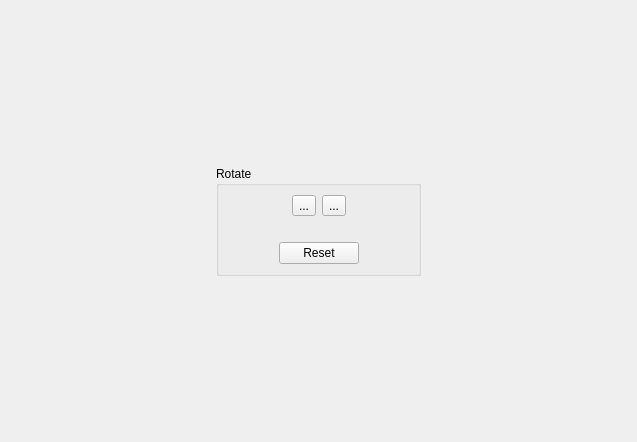
         <widget class="QWidget" name="scrollAreaWidgetContents_2">
          <property name="geometry">
           <rect>
            <x>0</x>
            <y>0</y>
            <width>637</width>
            <height>442</height>
           </rect>
          </property>
          <layout class="QGridLayout" name="gridLayout">
           <item row="1" column="0">
            <spacer name="horizontalSpacer_3">
             <property name="orientation">
              <enum>Qt::Horizontal</enum>
             </property>
             <property name="sizeHint" stdset="0">
              <size>
               <width>1</width>
               <height>1</height>
              </size>
             </property>
            </spacer>
           </item>
           <item row="1" column="2">
            <spacer name="horizontalSpacer_4">
             <property name="orientation">
              <enum>Qt::Horizontal</enum>
             </property>
             <property name="sizeHint" stdset="0">
              <size>
               <width>1</width>
               <height>1</height>
              </size>
             </property>
            </spacer>
           </item>
           <item row="0" column="1">
            <spacer name="verticalSpacer">
             <property name="orientation">
              <enum>Qt::Vertical</enum>
             </property>
             <property name="sizeHint" stdset="0">
              <size>
               <width>1</width>
               <height>1</height>
              </size>
             </property>
            </spacer>
           </item>
           <item row="1" column="1">
            <widget class="QGroupBox" name="groupBox">
             <property name="title">
              <string>Rotate</string>
             </property>
             <layout class="QVBoxLayout" name="_2">
              <item>
               <layout class="QHBoxLayout" name="_3">
                <item>
                 <spacer>
                  <property name="orientation">
                   <enum>Qt::Horizontal</enum>
                  </property>
                  <property name="sizeHint" stdset="0">
                   <size>
                    <width>1</width>
                    <height>1</height>
                   </size>
                  </property>
                 </spacer>
                </item>
                <item>
                 <widget class="QToolButton" name="rotateLeftBtn">
                  <property name="text">
                   <string>...</string>
                  </property>
                  <property name="icon">
                   <iconset resource="../resources/resources.qrc">
                    <normaloff>:/icons/object-rotate-left.png</normaloff>:/icons/object-rotate-left.png</iconset>
                  </property>
                  <property name="iconSize">
                   <size>
                    <width>24</width>
                    <height>24</height>
                   </size>
                  </property>
                 </widget>
                </item>
                <item>
                 <widget class="QToolButton" name="rotateRightBtn">
                  <property name="text">
                   <string>...</string>
                  </property>
                  <property name="icon">
                   <iconset resource="../resources/resources.qrc">
                    <normaloff>:/icons/object-rotate-right.png</normaloff>:/icons/object-rotate-right.png</iconset>
                  </property>
                  <property name="iconSize">
                   <size>
                    <width>24</width>
                    <height>24</height>
                   </size>
                  </property>
                 </widget>
                </item>
                <item>
                 <spacer>
                  <property name="orientation">
                   <enum>Qt::Horizontal</enum>
                  </property>
                  <property name="sizeHint" stdset="0">
                   <size>
                    <width>1</width>
                    <height>1</height>
                   </size>
                  </property>
                 </spacer>
                </item>
               </layout>
              </item>
              <item>
               <layout class="QHBoxLayout" name="_4">
                <item>
                 <spacer>
                  <property name="orientation">
                   <enum>Qt::Horizontal</enum>
                  </property>
                  <property name="sizeHint" stdset="0">
                   <size>
                    <width>1</width>
                    <height>1</height>
                   </size>
                  </property>
                 </spacer>
                </item>
                <item>
                 <widget class="QLabel" name="rotationIndicator">
                  <property name="text">
                   <string/>
                  </property>
                  <property name="pixmap">
                   <pixmap resource="../resources/resources.qrc">:/icons/big-up-arrow.png</pixmap>
                  </property>
                 </widget>
                </item>
                <item>
                 <spacer>
                  <property name="orientation">
                   <enum>Qt::Horizontal</enum>
                  </property>
                  <property name="sizeHint" stdset="0">
                   <size>
                    <width>1</width>
                    <height>1</height>
                   </size>
                  </property>
                 </spacer>
                </item>
               </layout>
              </item>
              <item>
               <layout class="QHBoxLayout" name="_5">
                <item>
                 <spacer>
                  <property name="orientation">
                   <enum>Qt::Horizontal</enum>
                  </property>
                  <property name="sizeHint" stdset="0">
                   <size>
                    <width>1</width>
                    <height>1</height>
                   </size>
                  </property>
                 </spacer>
                </item>
                <item>
                 <widget class="QPushButton" name="resetBtn">
                  <property name="text">
                   <string>Reset</string>
                  </property>
                 </widget>
                </item>
                <item>
                 <spacer>
                  <property name="orientation">
                   <enum>Qt::Horizontal</enum>
                  </property>
                  <property name="sizeHint" stdset="0">
                   <size>
                    <width>1</width>
                    <height>1</height>
                   </size>
                  </property>
                 </spacer>
                </item>
               </layout>
              </item>
             </layout>
            </widget>
           </item>
           <item row="2" column="1">
            <spacer name="verticalSpacer_2">
             <property name="orientation">
              <enum>Qt::Vertical</enum>
             </property>
             <property name="sizeHint" stdset="0">
              <size>
               <width>1</width>
               <height>1</height>
              </size>
             </property>
            </spacer>
           </item>
          </layout>
         </widget>
